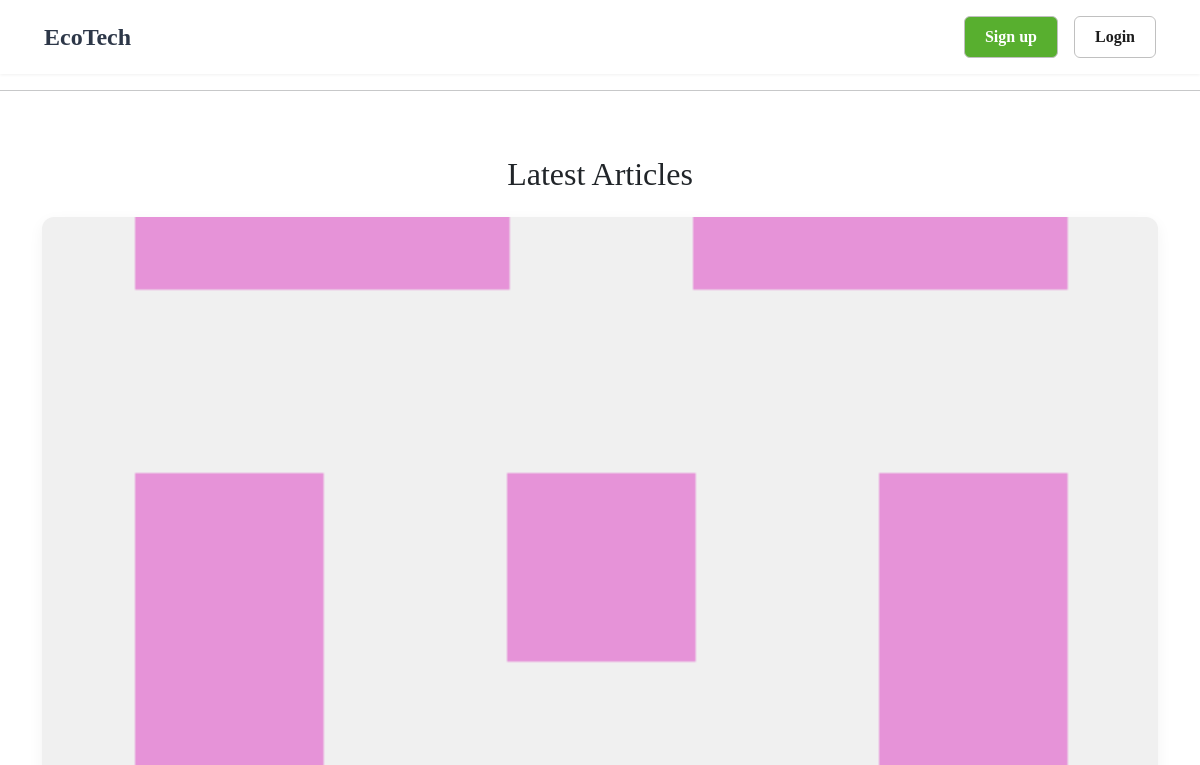
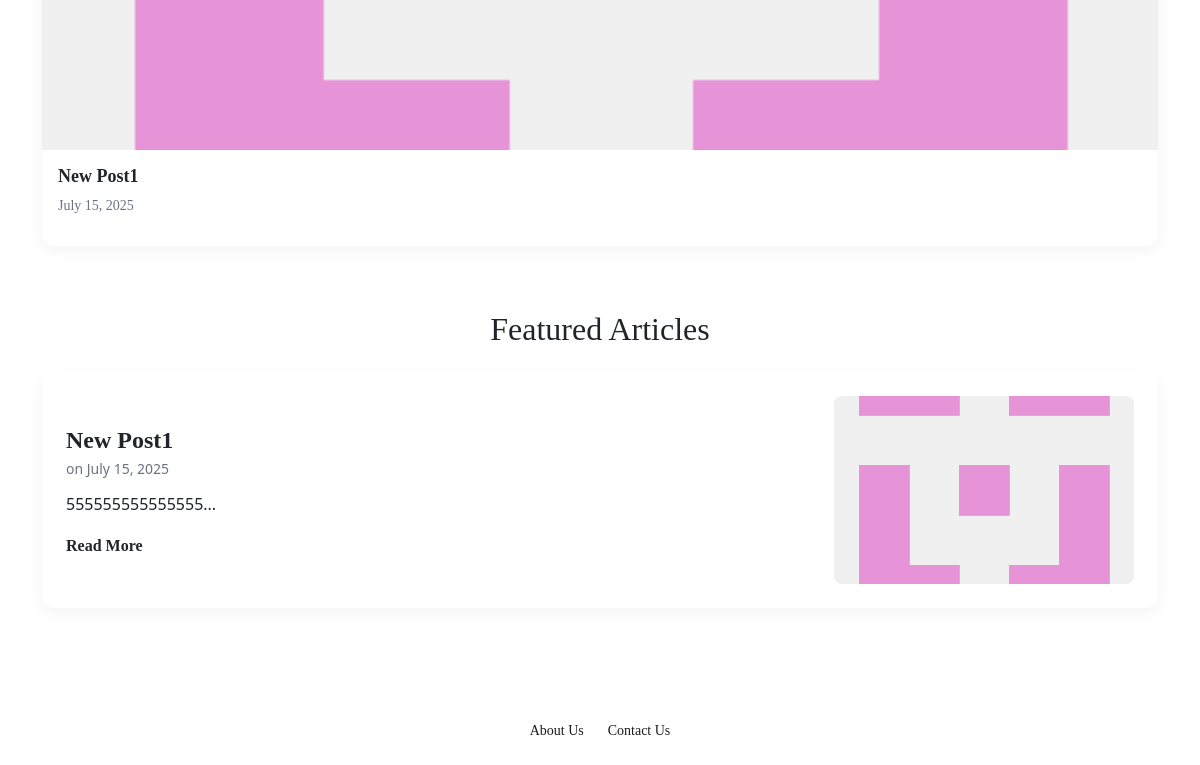
The app's page /, older data (2 pictures, top to bottom).
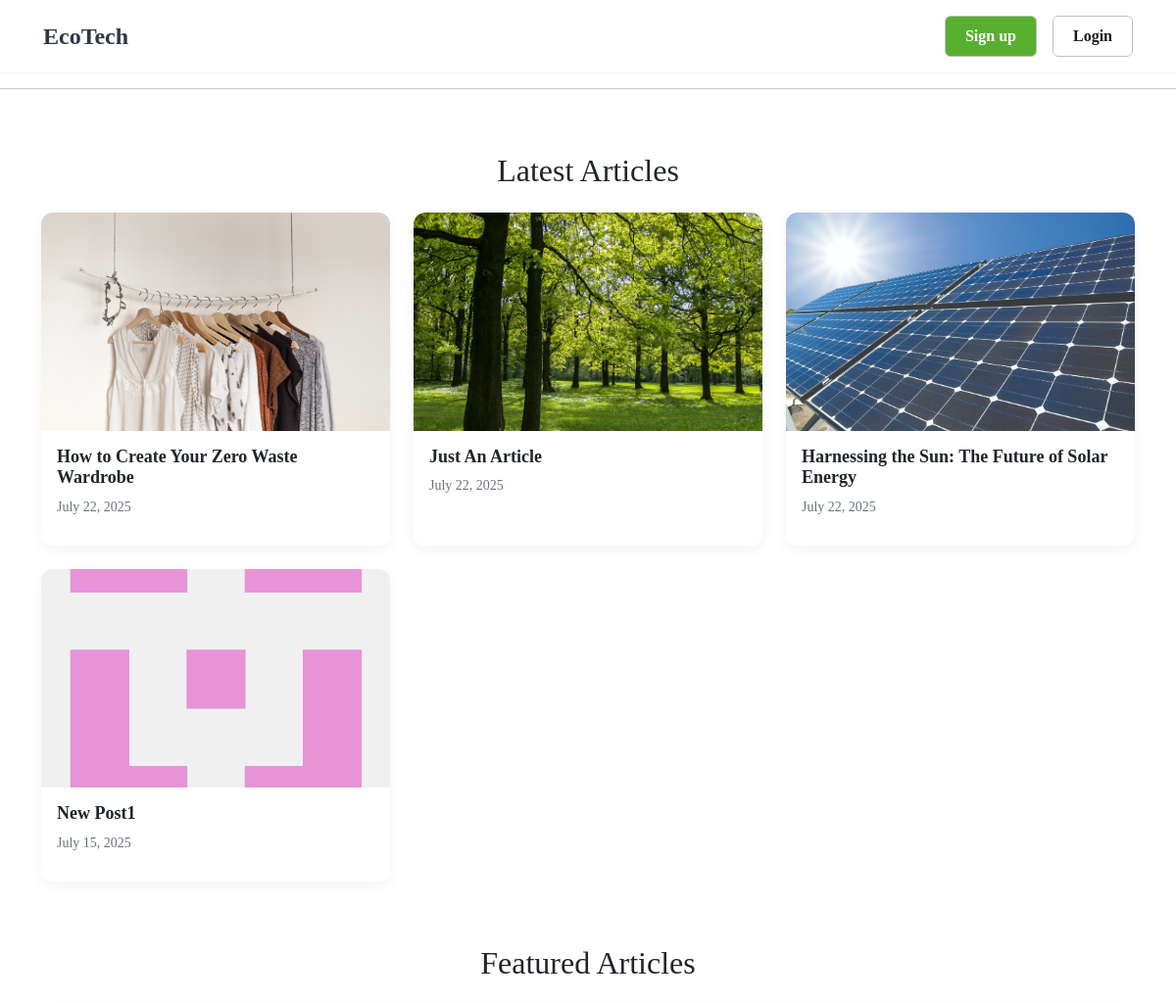
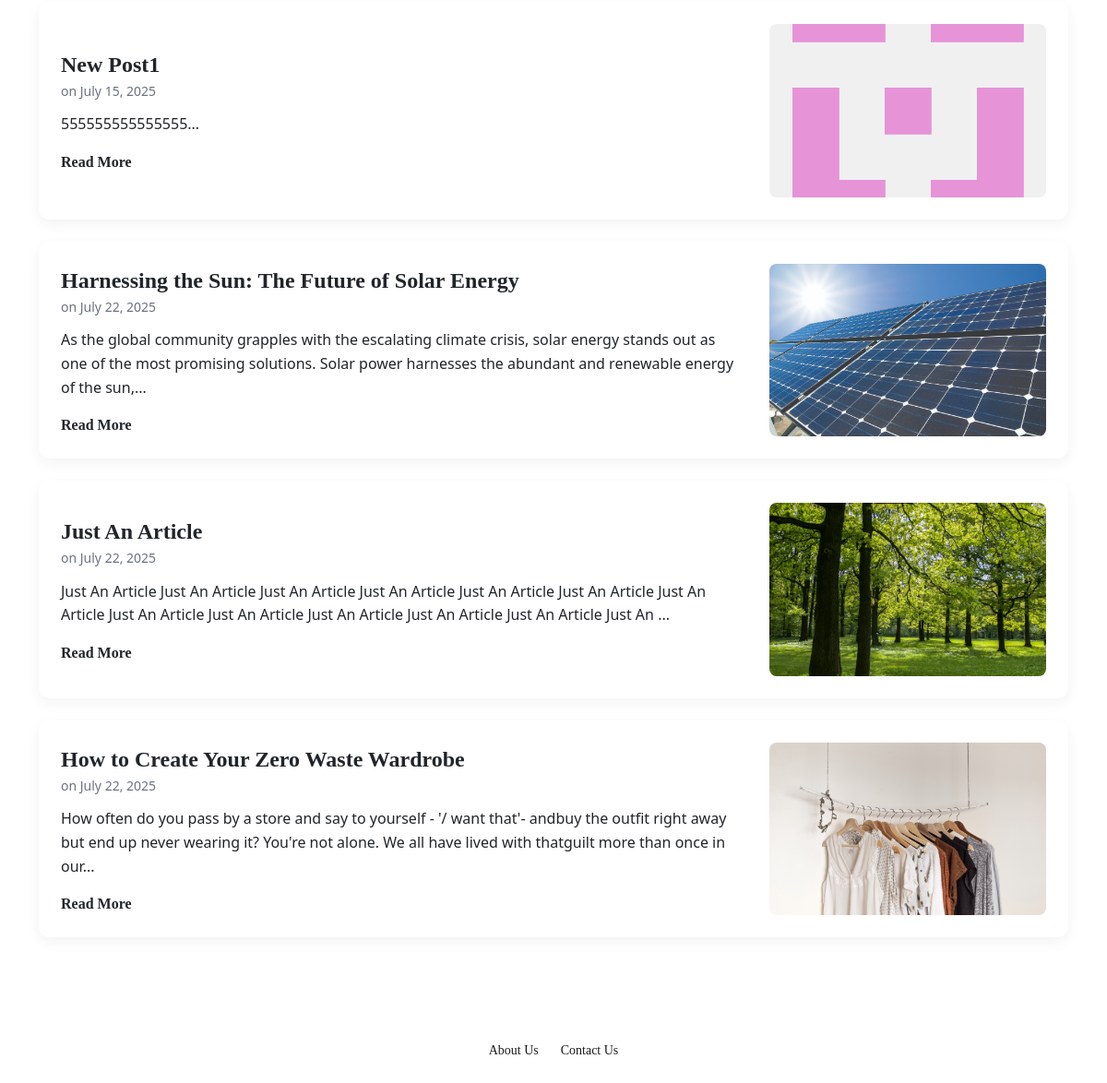
The same page, newer data (2 pictures, top to bottom).
### post_app/models.py (models this page shows, shortened)
class PostRaw(models.Model):
    author = models.ForeignKey(User, on_delete=models.CASCADE)
    created_at = models.DateTimeField(auto_now_add=True)
    likes_int = models.IntegerField(default=0)
    content = models.TextField()
    title = models.TextField(max_length=60, blank=False, null=False)
    image = models.ImageField(upload_to='post_images/', blank=True, null=False)
    POST_TYPE_CHOICES = [
        (1, 'admin'),
        (2, 'user')
    ]
    post_type = models.IntegerField(choices=POST_TYPE_CHOICES, default=2)
    class Meta:
        app_label = 'post_app'
        db_table = 'post_app_raw'
        verbose_name = 'Post Data Management'

### post_app/views.py (the view)
# urls.py: path('', views.index, name='index'),
@never_cache
def index(request):
    latest_articles = PostRaw.objects.filter(post_type=1).order_by('-created_at')[:4]  # Get 4 posts created by admin with the latest created time
    featured_articles = PostRaw.objects.filter(post_type=1).order_by('-likes_int')[:4]  # Get 4 posts created by admin with the most likes
    return render(request, 'index.html', {'latest_articles': latest_articles,
                                                    'featured_articles':featured_articles})

### templates/index.html
{% extends "base_generic.html" %}
{% load static %}
{% block content %}
    <section>
        <h2 style="text-align: center; margin-bottom: 1.5rem;">Latest Articles</h2>
        <div class="article-grid-container">
            {% for article in latest_articles %}
                <a href="{% url 'post_detail' article.id %}" class="article-card-link">
                    <div class="article-card-vertical">
                        <div class="card-image">
                            {% if article.image %}
                                <img src="{{ article.image.url }}" alt="{{ article.title }}">
                            {% endif %}
                        </div>
                        <div class="card-content">
                            <h3 class="post-title-small">{{ article.title }}</h3>
                            <p class="post-meta">{{ article.created_at|date:"F d, Y" }}</p>
                        </div>
                    </div>
                </a>
            {% endfor %}
        </div>
    </section>
    <section>
        <h2 style="margin-top: 50px; text-align: center; margin-bottom: 1.5rem;">Featured Articles</h2>
        <div class="article-block-container">
            {% for article in featured_articles %}
                <div class="article-card-block">
                    <div class="card-content">
                        <a href="{% url 'post_detail' article.id %}" class="post-title">{{ article.title }}</a>
                        <p class="post-meta">on {{ article.created_at|date:"F d, Y" }}</p>
                        <p>{{ article.content|slice:":200" }}...</p>
                        <a href="{% url 'post_detail' article.id %}" class="a-read-more" style="margin-top: 1rem;">Read More</a>
                    </div>
                    <div class="card-image">
                        {% if article.image %}
                            <img src="{{ article.image.url }}" alt="{{ article.title }}">
                        {% endif %}
                    </div>
                </div>
            {% endfor %}
        </div>
    </section>
{% endblock content %}

Row changes from the older to the newer data that the page shows:
added PostRaw: image (picture), title "How to Create Your Zero Waste Wardrobe", created_at "July 22, 2025", content "How often do you pass by a store and say to yourself - '/ want that'- andbuy the outfit right away but end up never wearing it? You're not alone. We all have lived with thatguilt more than once in our"
added PostRaw: image (picture), title "Just An Article", created_at "July 22, 2025", content "Just An Article Just An Article Just An Article Just An Article Just An Article Just An Article Just An Article Just An Article Just An Article Just An Article Just An Article Just An Article Just An"
added PostRaw: image (picture), title "Harnessing the Sun: The Future of Solar Energy", created_at "July 22, 2025", content "As the global community grapples with the escalating climate crisis, solar energy stands out as one of the most promising solutions. Solar power harnesses the abundant and renewable energy of the sun,"
